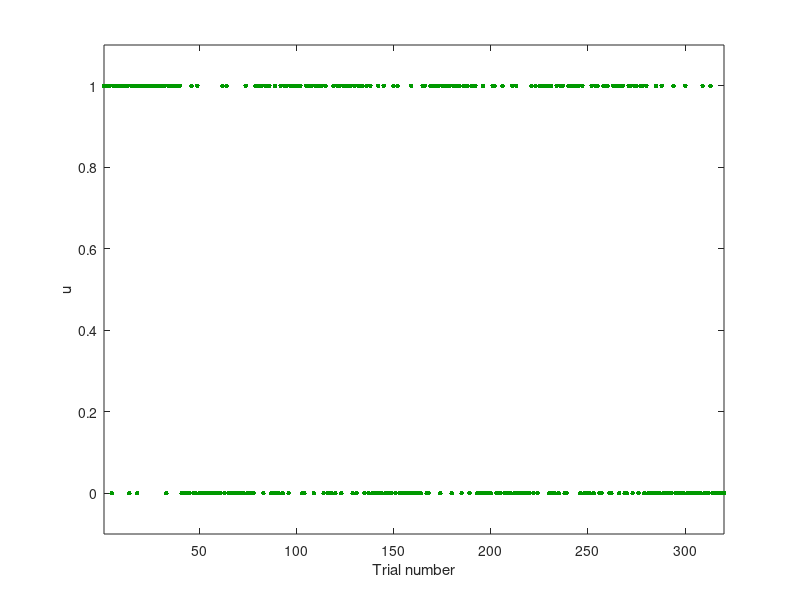

The MATLAB script that drew this image: (Note: this script raises an error after producing the figure.)
function [hgf_path, add] = initiate_hgf()

hgf_path = 'C:\Users\jorie\OneDrive\Documenten\downloads\HGF\HGF';
addpath(hgf_path);

u = load('example_binary_input.txt');
%% 
% The inputs are simply a time series of 320 0s and 1s. This is the input sequence 
% used in the task of Iglesias et al. (2013), _Neuron_, *80*(2), 519-530.

scrsz = get(0,'ScreenSize');
outerpos = [0.2*scrsz(3),0.7*scrsz(4),0.8*scrsz(3),0.3*scrsz(4)];
figure('OuterPosition', outerpos)
plot(u, '.', 'Color', [0 0.6 0], 'MarkerSize', 11)
xlabel('Trial number')
ylabel('u')
axis([1, 320, -0.1, 1.1])


bopars = tapas_fitModel([],...
                         u,...
                         'tapas_hgf_binary_config',...
                         'tapas_bayes_optimal_binary_config',...
                         'tapas_quasinewton_optim_config');

sim = tapas_simModel(u,...
                     'tapas_hgf_binary',...
                     [NaN 0 1 NaN 1 1 NaN 0 0 1 1 NaN -2.5 -6],...
                     'tapas_unitsq_sgm',...
                     5,...
                     123456789);


tapas_hgf_binary_plotTraj(sim)

return;